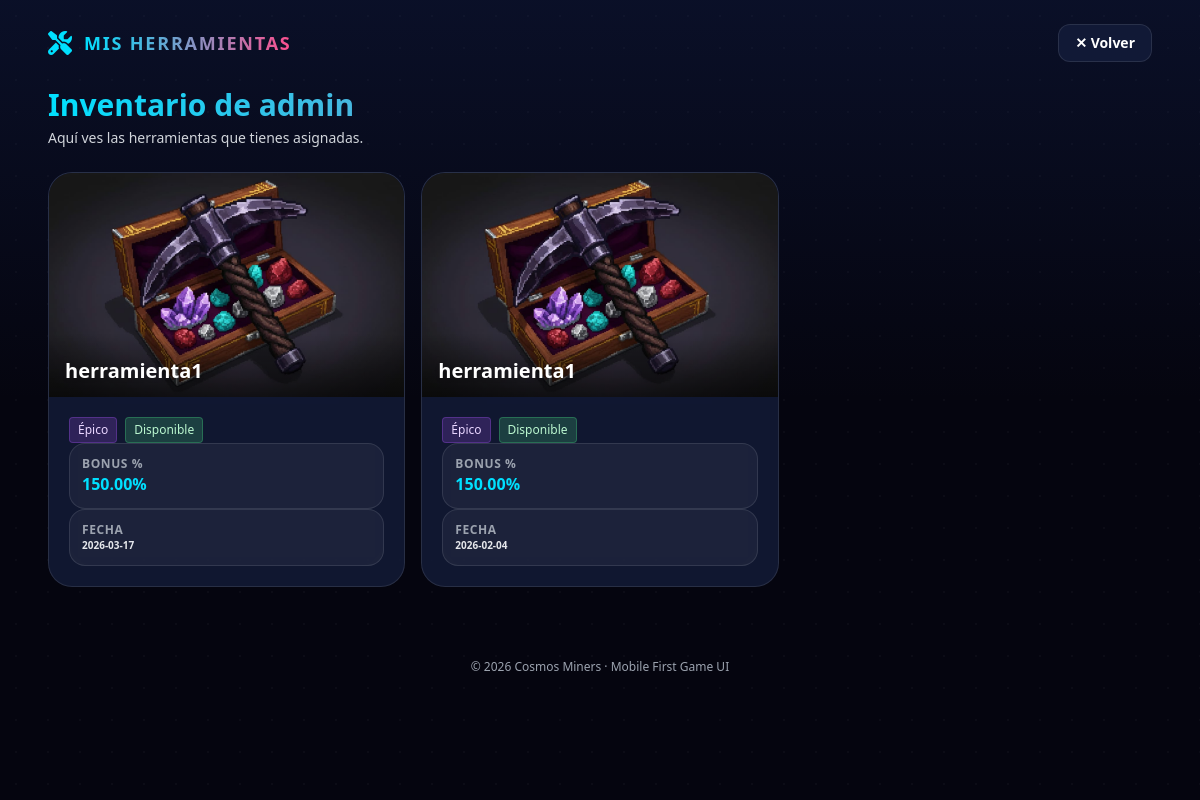
The app's page /tools/ (signed in), older data.
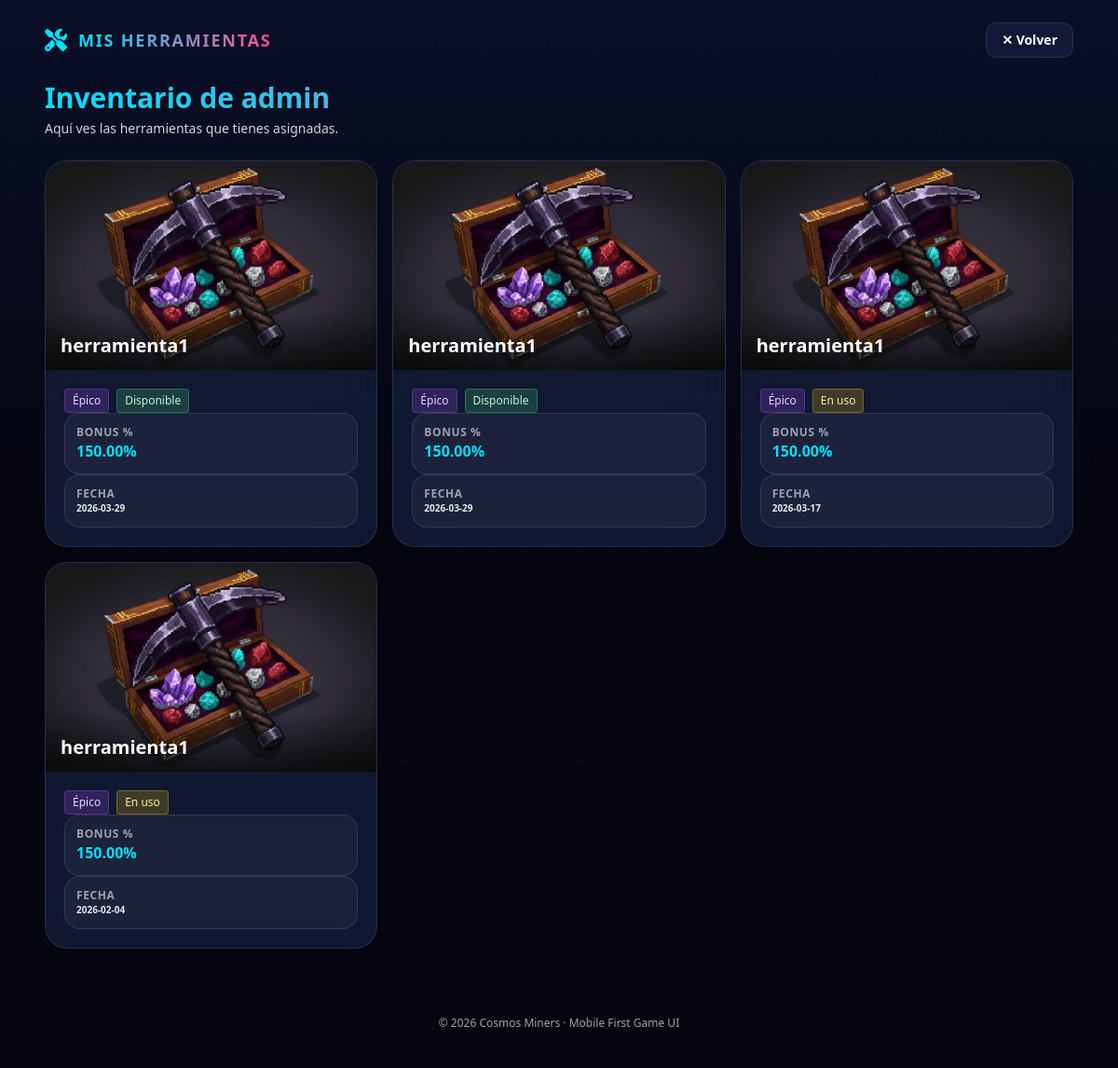
The same page, newer data.
### game/models.py (models this page shows, shortened)
class UserTool(models.Model):
    owner = models.ForeignKey(
        Profile,
        on_delete=models.CASCADE,
        related_name="tools"
    )
    tool_type = models.ForeignKey(
        ToolType,
        on_delete=models.PROTECT,
        related_name="user_tools"
    )
    status = models.CharField(
        max_length=20,
        choices=ToolStatus.choices,
        default=ToolStatus.IDLE
    )
    obtained_at = models.DateTimeField(auto_now_add=True)

class ToolType(models.Model):
    name = models.CharField(max_length=100)
    image = models.ImageField(
        upload_to="tools/",
        null=True,
        blank=True
    )
    rarity = models.CharField(
        max_length=20,
        choices=ToolRarity.choices
    )
    bonus_pct = models.DecimalField(
        max_digits=5,
        decimal_places=2,
        default=Decimal("100.00"),
        help_text="Bonus de producción en %. Ej: 100=x1, 200=x2 (duplica rango mineral)"
    )
    is_active = models.BooleanField(default=True)
    is_free = models.BooleanField(default=False)
    created_at = models.DateTimeField(auto_now_add=True)

### game/views_tools.py (the view)
# urls.py: path("tools/", tools_view, name="tools_view"),
@login_required
def tools_view(request):
    profile, _ = Profile.objects.get_or_create(user=request.user)
    tools = profile.tools.select_related("tool_type").order_by("-obtained_at")
    return render(request, "game/tools.html", {"profile": profile, "tools": tools})

### game/templates/game/tools.html (shortened to what this page needs)
<!DOCTYPE html>
<html lang="es">
<head>
    <script src="https://cdn.tailwindcss.com"></script>
    <link rel="stylesheet" href="https://cdnjs.cloudflare.com/ajax/libs/font-awesome/6.4.0/css/all.min.css" />
</head>
<body class="min-h-screen bg-space text-white overflow-x-hidden relative">
    <div
        class="absolute inset-0 bg-[radial-gradient(circle,_rgba(255,255,255,0.15)_1px,_transparent_1px)] bg-[size:32px_32px] opacity-20">
    </div>
    <div class="absolute inset-0 bg-gradient-to-b from-blue-900/20 via-transparent to-pink-900/20"></div>
    <header class="relative z-10 px-6 py-6 flex items-center justify-between max-w-6xl mx-auto">
        <div class="flex items-center gap-3">
            <i class="fas fa-tools text-accent text-2xl"></i>
            <span
                class="font-extrabold tracking-widest text-lg bg-gradient-to-r from-accent to-pink bg-clip-text text-transparent">MIS
                HERRAMIENTAS</span>
        </div>
        <a href="/home/"
            class="bg-card backdrop-blur-xl border border-white/10 px-4 py-2 rounded-xl text-sm font-semibold">
            ✕ Volver
        </a>
    </header>
    <main class="relative z-10 px-6 pb-12 max-w-6xl mx-auto">
        <section class="mb-6">
            <h1
                class="text-3xl font-black leading-tight bg-gradient-to-r from-accent to-pink bg-clip-text text-transparent">
            </h1>
            <p class="text-sm text-gray-300 mt-1">Aquí ves las herramientas que tienes asignadas.</p>
        </section>
        <section class="grid gap-4 sm:grid-cols-2 lg:grid-cols-3">
            {% for t in tools %}
            <article
                class="bg-card backdrop-blur-xl border border-white/10 rounded-3xl overflow-hidden hover:border-accent/30 transition">
                <div class="relative">
                    {% if t.tool_type.image %}
                    <img src="{{ t.tool_type.image.url }}" alt="{{ t.tool_type.name }}"
                        class="w-full h-44 sm:h-48 lg:h-56 object-cover" />
                    {% else %}
                    <div class="w-full h-44 sm:h-48 lg:h-56 bg-white/5 flex items-center justify-center text-accent">
                        <i class="fas fa-tools text-5xl"></i>
                    </div>
                    {% endif %}
                    <div class="absolute inset-x-0 bottom-0 h-16 bg-gradient-to-t from-black/60 to-transparent"></div>
                    <div class="absolute left-4 bottom-3 right-4">
                        <div class="font-black text-xl truncate drop-shadow">{{ t.tool_type.name }}</div>
                    </div>
                </div>
                <div class="p-5">
                    <div class="flex items-center gap-2 flex-wrap">
                        {% if t.tool_type.rarity == 'common' %}
                        <span class="px-2 py-1 rounded bg-gray-500/20 text-xs text-gray-300 border border-gray-500/30">Común</span>
                        {% elif t.tool_type.rarity == 'uncommon' %}
                        <span class="px-2 py-1 rounded bg-green-400/20 text-xs text-green-200 border border-green-400/30">Poco común</span>
                        {% elif t.tool_type.rarity == 'rare' %}
                        <span class="px-2 py-1 rounded bg-blue-400/20 text-xs text-blue-200 border border-blue-400/30">Raro</span>
                        {% elif t.tool_type.rarity == 'epic' %}
                        <span class="px-2 py-1 rounded bg-purple-500/20 text-xs text-purple-200 border border-purple-500/30">Épico</span>
                        {% elif t.tool_type.rarity == 'legendary' %}
                        <span class="px-2 py-1 rounded bg-yellow-400/20 text-xs text-yellow-200 border border-yellow-400/30">Legendario</span>
                        {% else %}
                        <span class="px-2 py-1 rounded bg-white/10 text-xs">{{ t.tool_type.get_rarity_display }}</span>
                        {% endif %}
                        {% if t.status == 'idle' %}
                        <span
                            class="px-2 py-1 rounded bg-green-400/20 text-xs text-green-200 border border-green-400/30">Disponible</span>
                        {% elif t.status == 'traveling' %}
                        <span
                            class="px-2 py-1 rounded bg-yellow-400/20 text-xs text-yellow-200 border border-yellow-400/30">En
                            uso</span>
                        {% else %}
                        <span class="px-2 py-1 rounded bg-white/10 text-xs">{{ t.get_status_display }}</span>
                        {% endif %}
                    </div>
                        <div class="rounded-2xl bg-white/5 border border-white/10 p-3 col-span-2">
                            <div class="text-xs text-gray-400 font-bold uppercase tracking-wider">Bonus %</div>
                            <div class="font-bold text-accent">{{ t.tool_type.bonus_pct }}%</div>
                        </div>
                        <div class="rounded-2xl bg-white/5 border border-white/10 p-3">
                            <div class="text-xs text-gray-400 font-bold uppercase tracking-wider">Fecha</div>
                            <div class="font-semibold text-gray-200 text-[10px]">{{ t.obtained_at|date:"Y-m-d" }}</div>
                        </div>
                </div>
            </article>
            {% endfor %}
        </section>
    </main>
    <footer class="relative z-10 mt-6 pb-10 text-center text-gray-400 text-xs">
        © 2026 Cosmos Miners · Mobile First Game UI
    </footer>
</body>
</html>

Row changes from the older to the newer data that the page shows:
added UserTool: tool_type.image (picture), tool_type.name "herramienta1", shows "Épico", status "Disponible", tool_type.bonus_pct "150.00", obtained_at "2026-03-29"
added UserTool: tool_type.image (picture), tool_type.name "herramienta1", shows "Épico", status "Disponible", tool_type.bonus_pct "150.00", obtained_at "2026-03-29"
changed UserTool (number 3 of 4 on the later page): status "Disponible" → "En uso"
changed UserTool (number 4 of 4 on the later page): status "Disponible" → "En uso"
